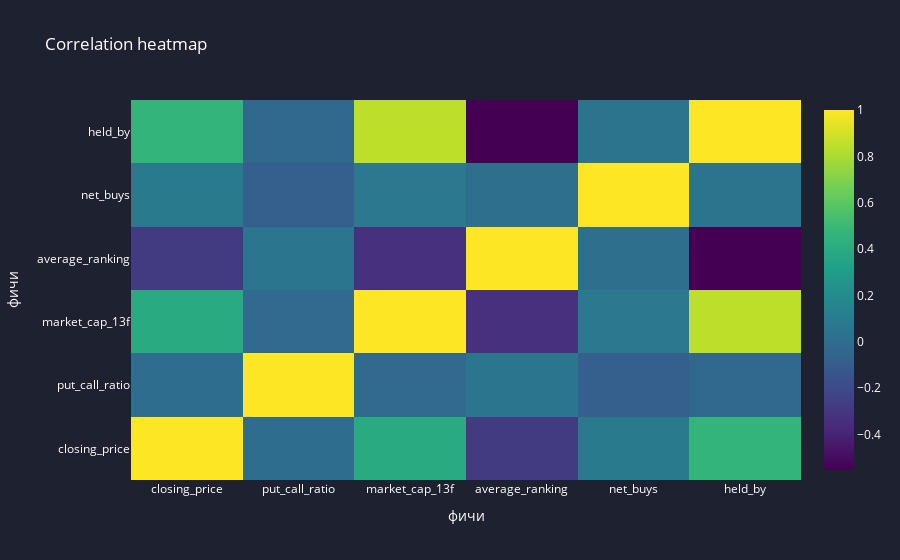

Notebook source saved alongside this figure:
### Code cell
# нормализуем признаки

from sklearn.preprocessing import MinMaxScaler

# нормализация данных по каждому кварталу
def normalize_quarter_data(df, quarter_id):
    quarter_data = df[df['quarter_id'] == quarter_id]

    scaler = MinMaxScaler()
    quarter_data_normalized = quarter_data.copy()
    quarter_data_normalized[['closing_price'] + numerical_cols] = scaler.fit_transform(quarter_data[['closing_price'] + numerical_cols])

    return quarter_data_normalized

# нормализуем данные для всех кварталов
normalized_data = pd.concat([normalize_quarter_data(df_first_entries, qid) for qid in df_first_entries['quarter_id'].unique()])

correlation_matrix = normalized_data[['closing_price'] + numerical_cols].corr()

layout = go.Layout(
    title='Correlation heatmap',
    plot_bgcolor='#1e2130',
    paper_bgcolor='#1e2130',
    xaxis=dict(title='фичи', color='white'),
    yaxis=dict(title='фичи', color='white'),
    font=dict(color='white')
)

heatmap = go.Heatmap(
    z=correlation_matrix.values,
    x=correlation_matrix.columns,
    y=correlation_matrix.index,
    colorscale='Viridis'
)

fig = go.Figure(data=[heatmap], layout=layout)
fig.show()
correlation_matrix.closing_price

### Figure 1 — Plotly figure (JSON) as saved in the notebook; plotly's stock layout.template omitted (floating-point values rounded to 4 significant figures)
{"data": [{"colorscale": [[0, "#440154"], [0.1111, "#482878"], [0.2222, "#3e4989"], [0.3333, "#31688e"], [0.4444, "#26828e"], [0.5556, "#1f9e89"], [0.6667, "#35b779"], [0.7778, "#6ece58"], [0.8889, "#b5de2b"], [1, "#fde725"]], "type": "heatmap", "x": ["closing_price", "put_call_ratio", "market_cap_13f", "average_ranking", "net_buys", "held_by"], "y": ["closing_price", "put_call_ratio", "market_cap_13f", "average_ranking", "net_buys", "held_by"], "z": [[1.0, -0.0009616, 0.3954, -0.2831, 0.08213, 0.4653], [-0.0009616, 1.0, -0.02126, 0.05241, -0.0839, -0.03521], [0.3954, -0.02126, 1.0, -0.3308, 0.08111, 0.8462], [-0.2831, 0.05241, -0.3308, 1.0, 0.009382, -0.5523], [0.08213, -0.0839, 0.08111, 0.009382, 1.0, 0.03978], [0.4653, -0.03521, 0.8462, -0.5523, 0.03978, 1.0]]}], "layout": {"font": {"color": "white"}, "paper_bgcolor": "#1e2130", "plot_bgcolor": "#1e2130", "title": {"text": "Correlation heatmap"}, "xaxis": {"color": "white", "title": {"text": "фичи"}}, "yaxis": {"color": "white", "title": {"text": "фичи"}}}}
